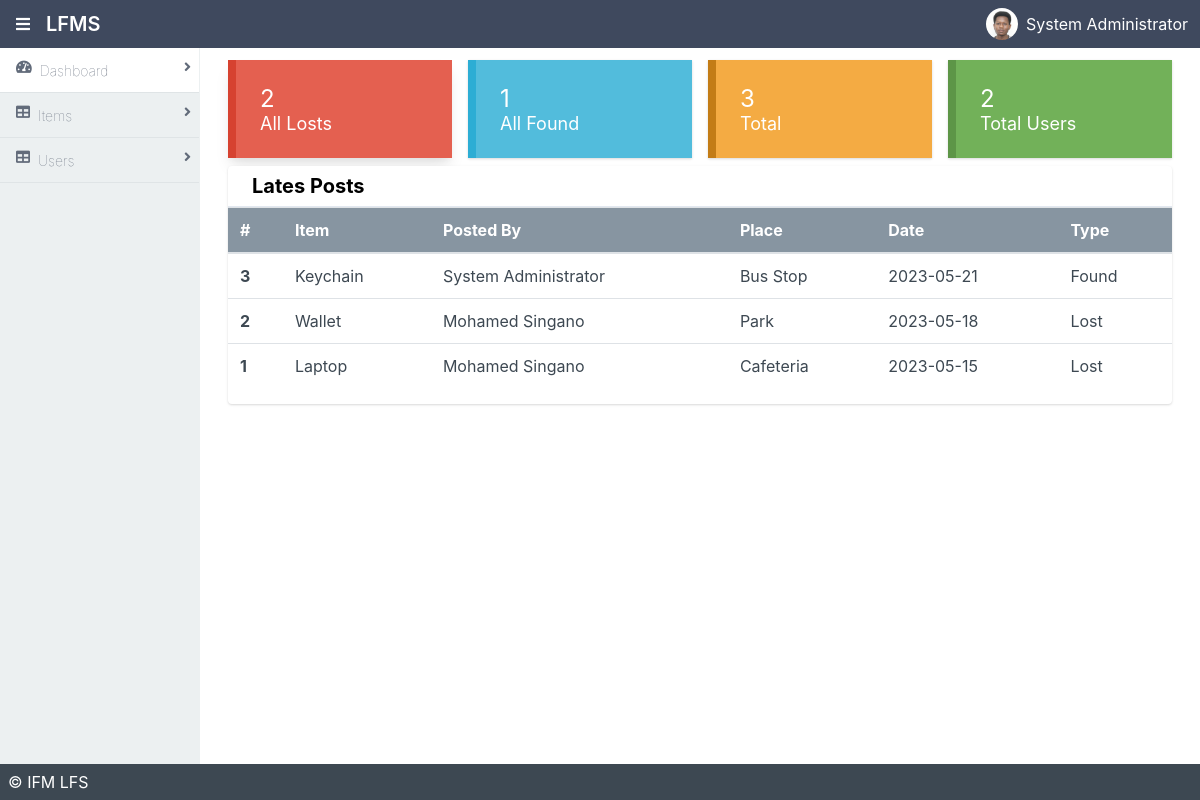
/admin/index.php (signed in), run on the app's committed database.
### tables this page shows
CREATE TABLE `items` (
  `item_id` int(11) NOT NULL AUTO_INCREMENT,
  `item_name` varchar(255) DEFAULT NULL,
  `category` varchar(255) DEFAULT NULL,
  `description` varchar(255) DEFAULT NULL,
  `postedby` int(11) DEFAULT NULL,
  `location_found` varchar(255) DEFAULT NULL,
  `location_lost` varchar(255) DEFAULT NULL,
  `date_found` varchar(255) DEFAULT NULL,
  `date_lost` varchar(255) DEFAULT NULL,
  `owner_name` varchar(255) DEFAULT NULL,
  `owner_contact` varchar(255) DEFAULT NULL,
  `claimed` tinyint(1) DEFAULT NULL,
  `type` varchar(255) DEFAULT NULL,
  `claimed_by` varchar(255) DEFAULT NULL,
  `claimed_date` date DEFAULT NULL,
  `image` varchar(50) DEFAULT NULL,
  PRIMARY KEY (`item_id`),
  KEY `postedby` (`postedby`),
  CONSTRAINT `items_ibfk_1` FOREIGN KEY (`postedby`) REFERENCES `users` (`id`)
);

CREATE TABLE `users` (
  `id` int(11) NOT NULL AUTO_INCREMENT,
  `username` varchar(50) DEFAULT NULL,
  `email` varchar(50) DEFAULT NULL,
  `password` varchar(50) DEFAULT NULL,
  `first_name` varchar(50) DEFAULT NULL,
  `middle_name` varchar(50) DEFAULT NULL,
  `lastname` varchar(50) DEFAULT NULL,
  `student_id` varchar(50) DEFAULT NULL,
  `phone` varchar(50) DEFAULT NULL,
  `role` int(11) DEFAULT NULL,
  `resetcode` int(11) DEFAULT NULL,
  `resettoken` varchar(50) DEFAULT NULL,
  `expireat` int(50) DEFAULT NULL,
  `verifytoken` varchar(255) DEFAULT NULL,
  `verified` int(11) DEFAULT 0,
  PRIMARY KEY (`id`)
);

### admin/index.php (the view, shortened to what this page needs)
<!DOCTYPE html>
<html lang="en">
<head>
    <link rel="stylesheet" href="./dist/styles.css">
    <link rel="stylesheet" href="./dist/all.css">
</head>
<body>
<div class="mx-auto bg-grey-400">
    <div class="min-h-screen flex flex-col">
        <header class="bg-nav">
            <div class="flex justify-between">
                <div class="p-1 mx-3 inline-flex items-center">
                    <i class="fas fa-bars pr-2 text-white" onclick="sidebarToggle()"></i>
                    <h1 class="text-white p-2">LFMS</h1>
                </div>
                <div class="p-1 flex flex-row items-center">
                    <img onclick="profileToggle()" class="inline-block h-8 w-8 rounded-full" src="dist/images/download.php@1x_1.jpg" alt="">
                    <?php
                    if(isset($_SESSION['role']) && $_SESSION['role'] == '1'){
                        $names = $_SESSION['first_name'].' '.$_SESSION['lastname'];
                        echo '<a href="#" onclick="profileToggle()" class="text-white p-2 no-underline hidden md:block lg:block">'.$names.'</a>';
                    }
                    ?>
                </div>
            </div>
        </header>
        <div class="flex flex-1">
            <aside id="sidebar" class="bg-side-nav w-1/2 md:w-1/6 lg:w-1/6 border-r border-side-nav hidden md:block lg:block">
                <ul class="list-reset flex flex-col">
                    <li class=" w-full h-full py-3 px-2 border-b border-light-border bg-white">
                        <a href="index.php"
                           class="font-sans font-hairline hover:font-normal text-sm text-nav-item no-underline">
                            <i class="fas fa-tachometer-alt float-left mx-2"></i>
                            Dashboard
                            <span><i class="fas fa-angle-right float-right"></i></span>
                        </a>
                    </li>
                    <li class="w-full h-full py-3 px-2 border-b border-light-border">
                        <a href="items.php"
                           class="font-sans font-hairline hover:font-normal text-sm text-nav-item no-underline">
                            <i class="fas fa-table float-left mx-2"></i>
                            Items
                            <span><i class="fa fa-angle-right float-right"></i></span>
                        </a>
                    </li>
                    <li class="w-full h-full py-3 px-2 border-b border-light-border">
                        <a href="users.php"
                           class="font-sans font-hairline hover:font-normal text-sm text-nav-item no-underline">
                            <i class="fas fa-table float-left mx-2"></i>
                            Users
                            <span><i class="fa fa-angle-right float-right"></i></span>
                        </a>
                    </li>
                        </ul>
            </aside>
            <main class="bg-white-300 flex-1 p-3 overflow-hidden">
                <div class="flex flex-col">
                    <div class="flex flex-1 flex-col md:flex-row lg:flex-row mx-2">
                        <div class="shadow-lg bg-red-vibrant border-l-8 hover:bg-red-vibrant-dark border-red-vibrant-dark mb-2 p-2 md:w-1/4 mx-2">
                            <div class="p-4 flex flex-col">
                                <a href="#" class="no-underline text-white text-2xl">
                                    <?php
                                        include '../helpers/dbcon.inc.php';
                                        $sql = "SELECT COUNT(item_id) as total FROM items WHERE type = 'Lost'";
                                        $res = $conn->query($sql);
                                        $row = mysqli_fetch_assoc($res);
                                        $total = $row['total'];
                                        echo $total;
                                    ?>
                                </a>
                                <a href="#" class="no-underline text-white text-lg">
                                    All Losts
                                </a>
                            </div>
                        </div>
                        <div class="shadow bg-info border-l-8 hover:bg-info-dark border-info-dark mb-2 p-2 md:w-1/4 mx-2">
                            <div class="p-4 flex flex-col">
                                <a href="#" class="no-underline text-white text-2xl">
                                <?php
                                        include '../helpers/dbcon.inc.php';
                                        $sql = "SELECT COUNT(item_id) as total FROM items WHERE type = 'Found'";
                                        $res = $conn->query($sql);
                                        $row = mysqli_fetch_assoc($res);
                                        $total = $row['total'];
                                        echo $total;
                                        ?>
                                </a>
                                <a href="#" class="no-underline text-white text-lg">
                                    All Found
                                </a>
                            </div>
                        </div>
                        <div class="shadow bg-warning border-l-8 hover:bg-warning-dark border-warning-dark mb-2 p-2 md:w-1/4 mx-2">
                            <div class="p-4 flex flex-col">
                                <a href="#" class="no-underline text-white text-2xl">
                                <?php
                                    include '../helpers/dbcon.inc.php';
                                    $sql = "SELECT COUNT(item_id) as total FROM items";
                                    $res = $conn->query($sql);
                                    $row = mysqli_fetch_assoc($res);
                                    $total = $row['total'];
                                    echo $total;
                                    ?>
                                </a>
                                <a href="#" class="no-underline text-white text-lg">
                                    Total
                                </a>
                            </div>
                        </div>
                        <div class="shadow bg-success border-l-8 hover:bg-success-dark border-success-dark mb-2 p-2 md:w-1/4 mx-2">
                            <div class="p-4 flex flex-col">
                                <a href="#" class="no-underline text-white text-2xl">
                                <?php
                                    include '../helpers/dbcon.inc.php';
                                    $sql = "SELECT COUNT(id) as total FROM users";
                                    $res = $conn->query($sql);
                                    $row = mysqli_fetch_assoc($res);
                                    $total = $row['total'];
                                    echo $total;
                                    ?>
                                </a>
                                <a href="#" class="no-underline text-white text-lg">
                                    Total Users
                                </a>
                            </div>
                        </div>
                    </div>
                    <div class="flex flex-1 flex-col md:flex-row lg:flex-row mx-2">
                        <div class="rounded overflow-hidden shadow bg-white mx-2 w-full">
                            <div class="px-6 py-2 border-b border-light-grey">
                                <div class="font-bold text-xl">Lates Posts</div>
                            </div>
                            <div class="table-responsive">
                                <table class="table text-grey-darkest">
                                    <thead class="bg-grey-dark text-white text-normal">
                                    <tr>
                                        <th scope="col">#</th>
                                        <th scope="col">Item</th>
                                        <th scope="col">Posted By</th>
                                        <th scope="col">Place</th>
                                        <th scope="col">Date</th>
                                        <th scope="col">Type</th>
                                    </tr>
                                    </thead>
                                    <tbody>
                                    <?php
                                        include '../helpers/dbcon.inc.php';
                                        $sql = "SELECT items.*, users.*
                                        FROM items
                                        INNER JOIN users ON items.postedby = users.id ORDER BY items.item_id DESC";
                                        $res = $conn->query($sql);
                                        while($row = mysqli_fetch_assoc($res)){
                                            $id = $row['item_id'];
                                            $item = $row['item_name'];
                                            $postedby = $row['first_name'] . ' ' . $row['lastname'];
                                            $place = $row['location_found'];
                                            $date = $row['date_found'];
                                            $type = $row['type'];
                                            echo "<tr>
                                            <th scope='row'>$id</th>
                                            <td>$item</td>
                                            <td>$postedby</td>
                                            <td>$place</td>
                                            <td>$date</td>
                                            <td>$type</td>
                                            </tr>";
                                        };
                                        ?>
                                    </tbody>
                                </table>
                            </div>
                        </div>
                    </div>
                </div>
            </main>
        </div>
        <footer class="bg-grey-darkest text-white p-2">
            <div class="flex flex-1 mx-auto">&copy; IFM LFS</div>
        </footer>
    </div>
</div>
</body>
</html>

### data on the page
items: item_id "3", item_name "Keychain", postedby.lastname "System Administrator", location_found "Bus Stop", date_found "2023-05-21", type "Found"
items: item_id "2", item_name "Wallet", postedby.lastname "Mohamed Singano", location_found "Park", date_found "2023-05-18", type "Lost"
items: item_id "1", item_name "Laptop", postedby.lastname "Mohamed Singano", location_found "Cafeteria", date_found "2023-05-15", type "Lost"

### other printed values
$names "System Administrator"
$total "2"
$total "1"
$total "3"
